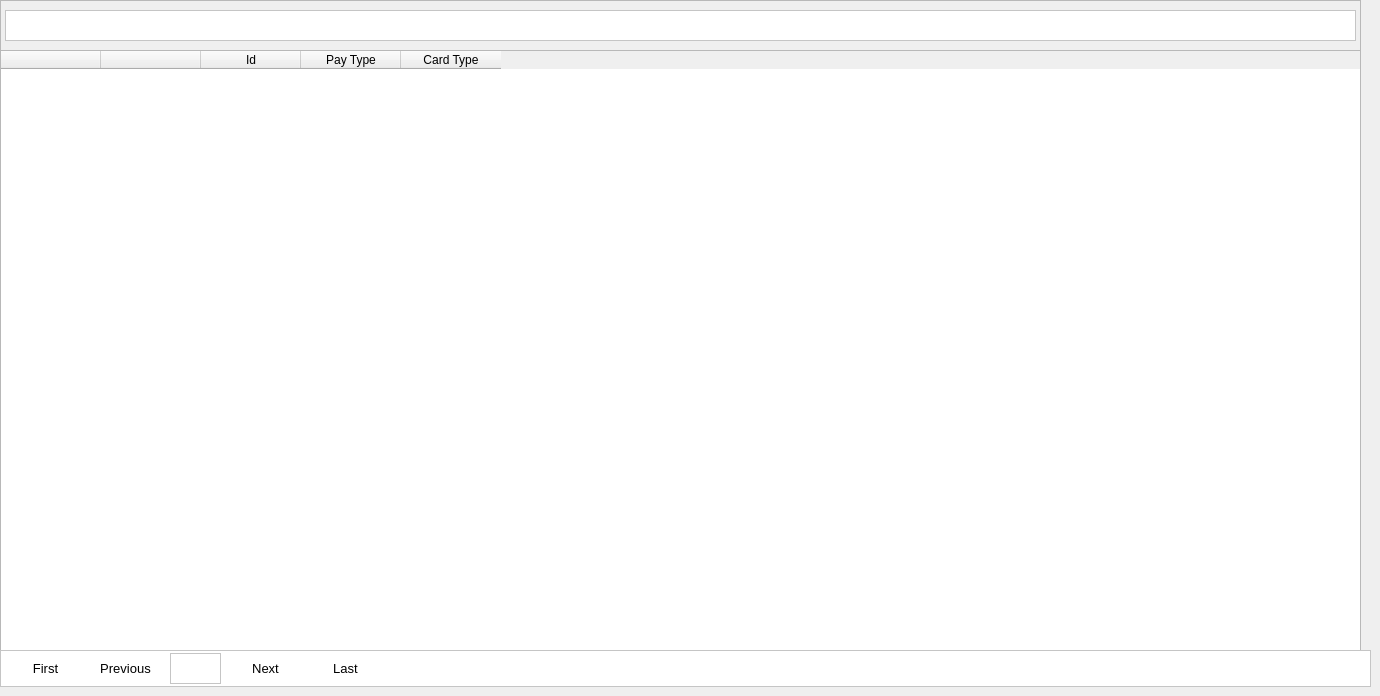
    <widget class="QWidget" name="tabCardType">
     <attribute name="title">
      <string>Card Type</string>
     </attribute>
     <widget class="QFrame" name="frame_23">
      <property name="geometry">
       <rect>
        <x>0</x>
        <y>0</y>
        <width>1361</width>
        <height>651</height>
       </rect>
      </property>
      <property name="frameShape">
       <enum>QFrame::StyledPanel</enum>
      </property>
      <property name="frameShadow">
       <enum>QFrame::Raised</enum>
      </property>
      <widget class="QTableWidget" name="tableWidgetCardType">
       <property name="geometry">
        <rect>
         <x>0</x>
         <y>50</y>
         <width>1361</width>
         <height>601</height>
        </rect>
       </property>
       <property name="minimumSize">
        <size>
         <width>1361</width>
         <height>0</height>
        </size>
       </property>
       <column>
        <property name="text">
         <string/>
        </property>
       </column>
       <column>
        <property name="text">
         <string/>
        </property>
       </column>
       <column>
        <property name="text">
         <string>Id</string>
        </property>
       </column>
       <column>
        <property name="text">
         <string>Pay Type</string>
        </property>
       </column>
       <column>
        <property name="text">
         <string>Card Type</string>
        </property>
       </column>
      </widget>
      <widget class="QTextEdit" name="textEditCardTypeFilter">
       <property name="geometry">
        <rect>
         <x>5</x>
         <y>10</y>
         <width>1351</width>
         <height>31</height>
        </rect>
       </property>
       <property name="font">
        <font>
         <family>Segoe UI</family>
         <pointsize>10</pointsize>
        </font>
       </property>
       <property name="styleSheet">
        <string notr="true">background-color: rgb(255, 255, 255);
color: rgb(0, 0, 0);</string>
       </property>
      </widget>
     </widget>
     <widget class="QFrame" name="frame_24">
      <property name="geometry">
       <rect>
        <x>0</x>
        <y>650</y>
        <width>1371</width>
        <height>37</height>
       </rect>
      </property>
      <property name="styleSheet">
       <string notr="true">background-color: rgb(255, 255, 255);
color: rgb(255, 255, 255);</string>
      </property>
      <property name="frameShape">
       <enum>QFrame::StyledPanel</enum>
      </property>
      <property name="frameShadow">
       <enum>QFrame::Raised</enum>
      </property>
      <widget class="QPushButton" name="pushButtonCardTypeFirst">
       <property name="geometry">
        <rect>
         <x>10</x>
         <y>0</y>
         <width>71</width>
         <height>37</height>
        </rect>
       </property>
       <property name="font">
        <font>
         <family>Segoe UI</family>
         <pointsize>10</pointsize>
        </font>
       </property>
       <property name="styleSheet">
        <string notr="true">color: rgb(0, 0, 0);</string>
       </property>
       <property name="text">
        <string>First</string>
       </property>
       <property name="flat">
        <bool>true</bool>
       </property>
      </widget>
      <widget class="QPushButton" name="pushButtonCardTypePrevious">
       <property name="geometry">
        <rect>
         <x>90</x>
         <y>0</y>
         <width>71</width>
         <height>37</height>
        </rect>
       </property>
       <property name="font">
        <font>
         <family>Segoe UI</family>
         <pointsize>10</pointsize>
        </font>
       </property>
       <property name="styleSheet">
        <string notr="true">color: rgb(0, 0, 0);</string>
       </property>
       <property name="text">
        <string>Previous</string>
       </property>
       <property name="flat">
        <bool>true</bool>
       </property>
      </widget>
      <widget class="QPushButton" name="pushButtonCardTypeNext">
       <property name="geometry">
        <rect>
         <x>230</x>
         <y>0</y>
         <width>71</width>
         <height>37</height>
        </rect>
       </property>
       <property name="font">
        <font>
         <family>Segoe UI</family>
         <pointsize>10</pointsize>
        </font>
       </property>
       <property name="styleSheet">
        <string notr="true">color: rgb(0, 0, 0);</string>
       </property>
       <property name="text">
        <string>Next</string>
       </property>
       <property name="flat">
        <bool>true</bool>
       </property>
      </widget>
      <widget class="QPushButton" name="pushButtonCardTypeLast">
       <property name="geometry">
        <rect>
         <x>310</x>
         <y>0</y>
         <width>71</width>
         <height>37</height>
        </rect>
       </property>
       <property name="font">
        <font>
         <family>Segoe UI</family>
         <pointsize>10</pointsize>
        </font>
       </property>
       <property name="styleSheet">
        <string notr="true">color: rgb(0, 0, 0);</string>
       </property>
       <property name="text">
        <string>Last</string>
       </property>
       <property name="flat">
        <bool>true</bool>
       </property>
      </widget>
      <widget class="QTextEdit" name="textEditPageCardTypeNumber">
       <property name="geometry">
        <rect>
         <x>170</x>
         <y>3</y>
         <width>51</width>
         <height>31</height>
        </rect>
       </property>
       <property name="font">
        <font>
         <family>Segoe UI</family>
         <pointsize>10</pointsize>
        </font>
       </property>
       <property name="styleSheet">
        <string notr="true">color: rgb(0, 0, 0);</string>
       </property>
       <property name="readOnly">
        <bool>true</bool>
       </property>
      </widget>
     </widget>
    </widget>
